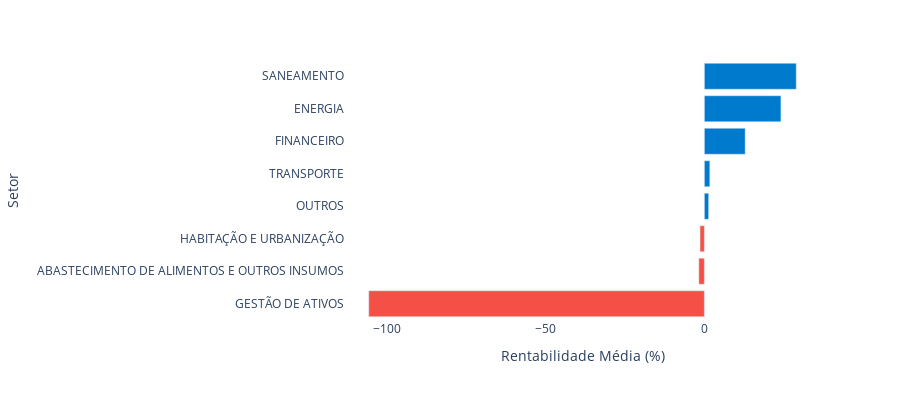

Notebook code for this chart:
### Markdown cell above
O gráfico abaixo, de rentabilidade média das empresas estatais do Distrito Federal em 2023, por setor, reflete a eficiência na utilização do patrimônio líquido para gerar resultados financeiros positivos ou negativos. Os setores de saneamento, energia e financeiro destacaram-se positivamente, apresentando os melhores índices de rentabilidade média. O setor de saneamento, liderado pela CAESB, alcançou o topo do ranking, evidenciando a robustez da gestão operacional e a relevância estratégica de serviços essenciais bem estruturados. Já os setores de energia e financeiro, com destaque para o grupo CEB e o BRB, respectivamente, demonstraram grande capacidade de geração de receita em contextos econômicos desafiadores, reforçando a maturidade na gestão dos ativos e a diversificação dos modelos de negócio.

Por outro lado, o setor de gestão de ativos registrou o pior desempenho, com uma rentabilidade média extremamente negativa. Essa situação pode ser atribuída a desafios estruturais e operacionais enfrentados pela DF Gestão de Ativos, que sofre com a baixa utilização de seu patrimônio e modelos de negócios ineficazes. O desempenho negativo desse setor é um alerta para a necessidade de reestruturação e estratégias voltadas à valorização e melhor uso dos ativos administrados, buscando reverter prejuízos e aumentar a sustentabilidade financeira.

Os setores de habitação e urbanização, transporte e abastecimento de alimentos também apresentaram resultados negativos, mas em menor magnitude quando comparados ao setor de gestão de ativos. A CODHAB e o Metrô/DF, líderes nesses setores, operam em áreas altamente dependentes de subsídios governamentais, enfrentando dificuldades para alinhar a prestação de serviços sociais às exigências de rentabilidade financeira. Esses resultados sugerem a necessidade de políticas públicas e intervenções estratégicas que equilibrem o impacto social e a eficiência financeira, garantindo a continuidade e melhoria dos serviços essenciais para a população.

Em síntese, a análise de rentabilidade média por setor em 2023 evidencia disparidades significativas no desempenho das estatais distritais, reforçando a importância de estratégias específicas para cada setor. Setores lucrativos devem continuar investindo em inovação e expansão, enquanto setores deficitários necessitam de reformas estruturais e melhorias na governança para superar os desafios financeiros e operacionais. Essa abordagem permitirá maior equilíbrio entre a sustentabilidade financeira das empresas e seu papel estratégico no desenvolvimento econômico e social do Distrito Federal.

Instituto BRB e BRB Administradora e Corretora de Seguros não aparecem no gráfico pois possuem dados faltantes. Além disso, foram desconsideradas as empresas com patrimônio líquido negativo: 

CEBGAS - Companhia Brasiliense de Gás

CODEPLAN - Companhia de Planejamento do Distrito Federal

EMATER - Empresa de Assistência Técnica e Extensão Rural do Distrito Federal

SAB - Sociedade de Abastecimento de Brasília

### Code cell
# Filtrar o dataframe para incluir apenas o Estado DF e Ano 2023
df_filtered = df[(df["Estado"] == "DF") & (df["Ano"] == 2023)].copy()

# Remover linhas com valores NaN nas colunas necessárias e desconsiderar PL negativo
df_filtered = df_filtered.dropna(subset=["lucros", "PL", "setor", "emp"])
df_filtered = df_filtered[df_filtered["PL"] >= 0]  # Excluir empresas com PL negativo

# Calcular Rentabilidade (%)
df_filtered["Rentabilidade (%)"] = (df_filtered["lucros"] / df_filtered["PL"]) * 100

# Agrupar por setor e calcular a média de rentabilidade e compilar a lista de empresas
df_grouped = (
    df_filtered.groupby("setor")
    .agg(
        Rentabilidade_medio=("Rentabilidade (%)", "mean"),
        Lucros_total=("lucros", "sum"),
        PL_total=("PL", "sum"),
        empresas=("emp", lambda x: ", ".join(x)),
    )
    .reset_index()
)

# Adicionar uma coluna auxiliar para as cores com base em rentabilidade média
df_grouped["color"] = df_grouped["Rentabilidade_medio"].apply(
    lambda x: "#F45046" if x < 0 else "#007acc"
)

# Ordenar o dataframe do maior para o menor média de rentabilidade
df_grouped.sort_values(by="Rentabilidade_medio", ascending=True, inplace=True)

# Criação do gráfico de barras por setor
fig = px.bar(
    df_grouped,
    x="Rentabilidade_medio",
    y="setor",
    orientation="h",
    hover_data={
        "Rentabilidade_medio": ":.2f",
        "Lucros_total": ":.2f",
        "PL_total": ":.2f",
    },
    labels={"setor": "Setor", "Rentabilidade_medio": "Rentabilidade Média (%)"},
    title="",
)

# Atualizar a cor das barras conforme a condição
fig.update_traces(marker_color=df_grouped["color"])

# Formatando o hovertext para exibir valores e a lista de empresas
fig.update_traces(
    hovertemplate=(
        "<b>%{y}</b><br>Empresas: %{customdata[2]}<br>Rentabilidade Média: %{x:.2f}%<br>"
        "Lucros Totais: R$%{customdata[0]:,.2f}<br>"
        "PL Total: R$%{customdata[1]:,.2f}<extra></extra>"
    ),
    customdata=df_grouped[
        ["Lucros_total", "PL_total", "empresas"]
    ],  # Incluir 'empresas' para hover
)

fig.update_layout(
    height=400,  # Ajusta a altura do gráfico
    plot_bgcolor="white",  # Define o fundo do gráfico como branco
    paper_bgcolor="white",  # Define o fundo do papel como branco
)

# Exibir o gráfico
fig.show()

### Figure 1 — Plotly figure (JSON) as saved in the notebook; plotly's stock layout.template omitted (floating-point values rounded to 4 significant figures)
{"data": [{"alignmentgroup": "True", "customdata": [[-248500, 234869, "DF Gestão de Ativos"], [-746000.0, 42710000.0, "CEASA - Centrais de Abastecimento do Distrito Federal"], [457000000.0, 5844000000.0, "CODHAB - Companhia de Desenvolvimento Habitacional do Distrito Federal, NOVACAP - Companhia Urbanizadora da Nova Capital do Brasil, TERRACAP - Companhia Imobiliária de Brasília"], [844200.0, 1015000000.0, "BIOTIC - Parque Tecnológico de Brasília, PROFLORA - Florestamento e Reflorestamento"], [-50140000.0, 1819000000.0, "METRÔ/DF - Companhia do Metropolitano do Distrito Federal, TCB - Sociedade de Transportes Coletivos de Brasília"], [487900000.0, 3700000000.0, "BRB - Banco Regional de Brasília, BRB Cartão , BRB Crédito Financiamento e Investimento, BRB DTVM - Distribuidora de Títulos e Valores Mobiliários, BRB Serviços"], [349600000.0, 1618000000.0, "CEB - Companhia Energética de Brasília, CEB Geração, CEB Iluminação Pública e Serviços, CEB Lajeado, CEB Participações"], [563100000.0, 1944000000.0, "CAESB - Companhia de Saneamento Ambiental do Distrito Federal"]], "hovertemplate": "<b>%{y}</b><br>Empresas: %{customdata[2]}<br>Rentabilidade Média: %{x:.2f}%<br>Lucros Totais: R$%{customdata[0]:,.2f}<br>PL Total: R$%{customdata[1]:,.2f}<extra></extra>", "legendgroup": "", "marker": {"color": ["#F45046", "#F45046", "#F45046", "#007acc", "#007acc", "#007acc", "#007acc", "#007acc"], "pattern": {"shape": ""}}, "name": "", "offsetgroup": "", "orientation": "h", "showlegend": false, "textposition": "auto", "type": "bar", "x": [-105.8, -1.747, -1.361, 1.354, 1.719, 12.86, 24.13, 28.96], "xaxis": "x", "y": ["GESTÃO DE ATIVOS", "ABASTECIMENTO DE ALIMENTOS E OUTROS INSUMOS", "HABITAÇÃO E URBANIZAÇÃO", "OUTROS", "TRANSPORTE", "FINANCEIRO", "ENERGIA", "SANEAMENTO"], "yaxis": "y"}], "layout": {"barmode": "relative", "height": 400, "legend": {"tracegroupgap": 0}, "margin": {"t": 60}, "paper_bgcolor": "white", "plot_bgcolor": "white", "xaxis": {"anchor": "y", "domain": [0, 1], "title": {"text": "Rentabilidade Média (%)"}}, "yaxis": {"anchor": "x", "domain": [0, 1], "title": {"text": "Setor"}}}}
